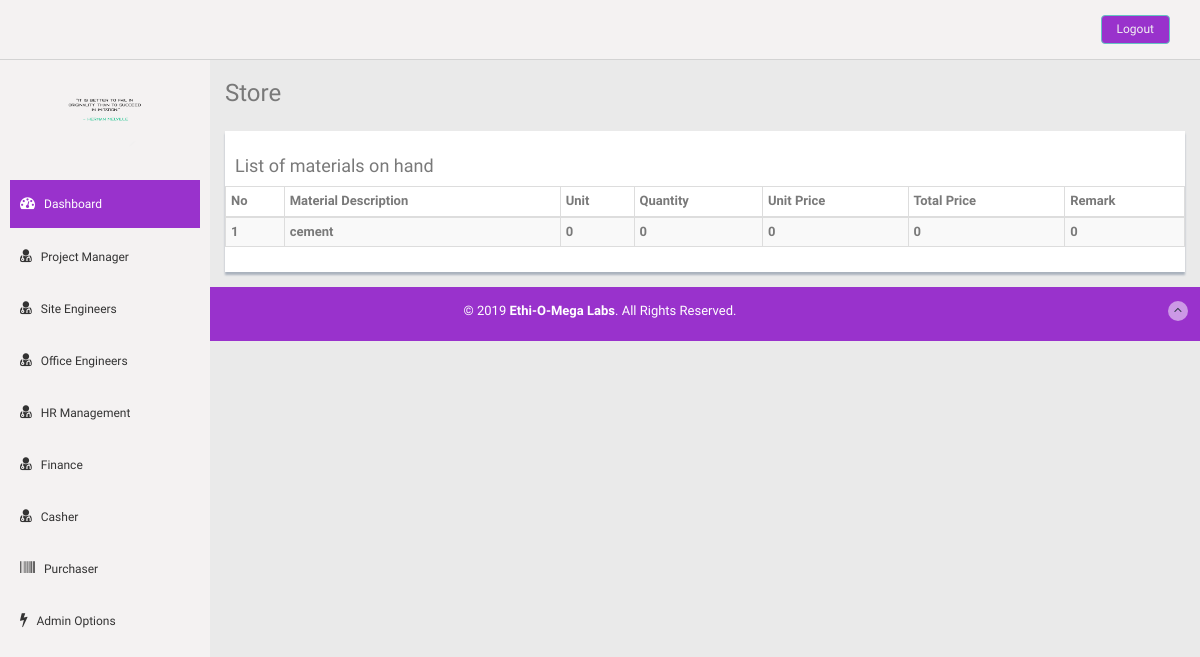
Screenshot of /store.php (signed in) with the database file from the repository.
### tables this page shows
CREATE TABLE `store` (
  `id` int(11) NOT NULL,
  `material_description` text NOT NULL,
  `unit` int(11) NOT NULL,
  `quantity` int(11) NOT NULL,
  `unit_price` int(11) NOT NULL,
  `total_price` int(11) NOT NULL,
  `remark` int(11) NOT NULL
);

### db_functions.php (called while the page is built, shortened)
<?php
class DB_Functions {
    private $db;
    function __construct() {
        $this->db = new DB_Connect();
        $this->db->connect();
    }
     public function store(){
         $connection = $this->db->connect();
         $result = mysqli_query($connection,"SELECT * FROM store");
         return $result;
     }
  }
?>

### store.php (the view, shortened to what this page needs)
<?php
if(isset($_SESSION["loggedin"]) == true) {
  $role=$_SESSION["role"];
?>
<!DOCTYPE html>
<html lang="en">
<head>
  <link href="lib/bootstrap/css/bootstrap.min.css" rel="stylesheet">
  <link href="lib/font-awesome/css/font-awesome.css" rel="stylesheet" />
  <link href="css/style.css" rel="stylesheet">
  <link href="css/style-responsive.css" rel="stylesheet">
  <link href="css/table-responsive.css" rel="stylesheet">
</head>
<body>
  <section id="container">
    <header class="header black-bg">
    <?php
        $rl="Inventory_officer";
          ?>
      <div class="top-menu">
        <ul class="nav pull-right top-menu">
            <li><a class="logout" href="login.php?id=0">Logout</a></li>
        </ul>
      </div>
    </header>
    <aside>
      <?php
       if($role==$rl){?>
      <aside>
      <div id="sidebar" class="nav-collapse ">
        <ul class="sidebar-menu" id="nav-accordion">
          <p class="centered">
              <svg width="100" height="100">
              <g>
              <circle cx="50" cy="50" r="50" fill="#fff"></circle>
              <text x="50%" y="70%" alignment-baseline="middle" text-anchor="middle" font-size="50" fill="black">    </text>
              </g>
              </svg>
              </a>
          </p>
          <h5 class="centered">  </h5>
          <center><p><span class="label label-success"> </span></p></center>
          <li class="sub-menu">
            <a href="index.php">
              <i class="fa fa-dashboard"></i>
              <span>Dashboard</span>
            </a>
          </li>
          <li class="sub-menu">
            <a href="store.php">
              <i class="fa fa-stores"></i>
              <span>Store</span>
              </a>
          </li>
          <li class="sub-menu">
            <a href="inventory_record.php">
              <i class="fa fa-record"></i>
              <span>Inventory Record</span>
              </a>
          </li>
          <li class="sub-menu">
            <a href="javascript:;">
              <i class="fa fa-tasks"></i>
              <span>Report Center</span>
              </a>
          </li>
        </ul>
      </div>
    </aside>
      <?php }else{?>
        <div id="sidebar" class="nav-collapse ">
        <ul class="sidebar-menu" id="nav-accordion">
          <p class="centered"><a href="profile.html"><img src="img/1.png" class="img-circle" width="80"></a></p>
          <li class="mt">
            <a class="active" href="index.php">
              <i class="fa fa-dashboard"></i>
              <span>Dashboard</span>
              </a>
          </li>
          <li class="sub-menu">
            <a href="index.php">
              <i class="fa fa-user-md"></i>
              <span>Project Manager</span>
              </a>
          </li>
		  <li class="sub-menu">
            <a href="index.php">
              <i class="fa fa-user-md"></i>
              <span>Site Engineers</span>
              </a>
          </li>
		  <li class="sub-menu">
            <a href="index.php">
              <i class="fa fa-user-md"></i>
              <span>Office Engineers</span>
              </a>
          </li>
		  <li class="sub-menu">
            <a href="index.php">
              <i class="fa fa-user-md"></i>
              <span>HR Management</span>
              </a>
          </li>
		  <li class="sub-menu">
            <a href="index.php">
              <i class="fa fa-user-md"></i>
              <span>Finance</span>
              </a>
          </li>
		  <li class="sub-menu">
            <a href="index.php">
              <i class="fa fa-user-md"></i>
              <span>Casher</span>
              </a>
          </li>
          <li class="sub-menu">
            <a href="javascript:;">
              <i class="fa fa-barcode"></i>
              <span>Purchaser</span>
              </a>
          </li>
          <li class="sub-menu">
            <a href="javascript:;">
              <i class="fa fa-flash"></i>
              <span>Admin Options</span>
              </a>
          </li>
        </ul>
       </div>
      <?php }
      ?>
    </aside>
    <section id="main-content">
      <section class="wrapper">
        <h3>Store</h3>
        <div class="row mt">
          <div class="col-lg-12">
            <div class="content-panel">
              <h4>List of materials on hand</h4>
              <section id="no-more-tables">
              <form action="" method="POST">
                <table class="table table-bordered table-striped table-condensed cf">
                  <thead class="cf">
                    <tr>
                            <th> No</th>
                            <th> Material Description</th>
                            <th>Unit</th>
                            <th>Quantity</th>
                            <th>Unit Price</th>
                            <th>Total Price</th>
                            <th>Remark</th>
                    </tr>
                  </thead>
                  <tbody>
                  <?php
                           include_once 'db_functions.php';
                           $db = new DB_Functions();
                           $res = $db->store();
                             if($res) {
                             $found_user = mysqli_num_rows($res);
                              if($found_user > 0) {
                                $i=0;
                                ?>
                                <?php while($row = mysqli_fetch_array($res)) {
                                  $j=$i+1;
                                    ?>
                                  <tr>
                                    <th> <?php echo  $j; ?></th>
                                    <th><?php echo $row["material_description"]; ?></th>
                                    <th><?php echo $row["unit"]; ?></th>
                                    <th><?php echo $row["quantity"]; ?></th>
                                    <th><?php echo $row["unit_price"]; ?></th>
                                    <th><?php echo $row["total_price"]; ?></th>
                                    <th><?php echo $row["remark"]; ?></th>
                                    <?php $i++; ?>
                    </tr>
                    <?php
                                }
                             }
                            }
                              ?>
                  </tbody>
                </table>
               </form>
              </section>
            </div>
          </div>
        </div>
      </section>
    </section>
    <footer class="site-footer">
      <div class="text-center">
        <p>
          &copy; 2019 <strong>Ethi-O-Mega Labs</strong>. All Rights Reserved.
        </p>
        <a href="store.php#" class="go-top">
          <i class="fa fa-angle-up"></i>
          </a>
      </div>
    </footer>
  </section>
</body>
</html>
<?php
} else {
  header("Location: login.php");
}
?>

### css/style.css (style rules this page uses)
body { color: #797979; background: #eaeaea; font-family: 'Ruda', sans-serif; padding: 0px !important; margin: 0px !important; font-size:13px; }
ul li { list-style: none; }
a, a:hover, a:focus { text-decoration: none; outline: none; }
#container { width: 100%; height: 100%; }
.centered { text-align: center; }
.mt { margin-top: 25px; }
ul.top-menu > li > .logout { color: #f2f2f2; font-size: 12px; border-radius: 4px; -webkit-border-radius: 4px; border: 1px solid #64c3c2 !important; padding: 5px 15px; margin-right: 15px; background: #9932CC; margin-top: 15px; }
#sidebar { width: 210px; height: 100%; position: fixed; background: #f4f2f2; }
#sidebar ul li { position: relative; }
ul.sidebar-menu , ul.sidebar-menu li ul.sub { margin: -2px 0 0; padding: 0; }
ul.sidebar-menu { margin-top: 75px; }
ul.sidebar-menu li { margin-bottom: 5px; margin-left:10px; margin-right:10px; }
ul.sidebar-menu li.sub-menu { line-height: 15px; }
ul.sidebar-menu li a span { display: inline-block; }
ul.sidebar-menu li a { color: #333333; text-decoration: none; display: block; padding: 15px 0 15px 10px; font-size: 12px; outline: none; -webkit-transition: all 0.3s ease; -moz-transition: all 0.3s ease; -o-transition: all 0.3s ease; -ms-transition: all 0.3s ease; transition: all 0.3s ease; }
ul.sidebar-menu li a.active, ul.sidebar-menu li a:hover, ul.sidebar-menu li a:focus { background: #9932CC; color: #fff; display: block; -webkit-transition: all 0.3s ease; -moz-transition: all 0.3s ease; -o-transition: all 0.3s ease; -ms-transition: all 0.3s ease; transition: all 0.3s ease; }
ul.sidebar-menu li a i { font-size: 15px; padding-right: 6px; }
ul.sidebar-menu li a.active i { color: #fff; }
#main-content { margin-left: 210px; }
.header, .footer { min-height: 60px; padding: 0 15px; }
.header { position: fixed; left: 0; right: 0; z-index: 1002; }
.black-bg { background: #f4f2f2; border-bottom: 1px solid lightgray; }
.wrapper { display: inline-block; margin-top: 60px; padding-left: 15px; padding-right: 15px; padding-bottom: 15px; padding-top: 0px; width: 100%; }
#top_menu .nav > li, ul.top-menu > li { float: left; }
ul.top-menu > li > a { color: #666666; font-size: 16px; border-radius: 4px; -webkit-border-radius: 4px; border:1px solid #666666 !important; padding: 2px 6px; margin-right: 15px; }
.content-panel { background: #ffffff; box-shadow: 0px 3px 2px #aab2bd; padding-top: 15px; padding-bottom: 5px; }
.content-panel h4 { margin-left: 10px; }
.site-footer { background: #9932CC; color: #fff; padding: 15px 0; }
.site-footer p { margin-bottom: 5px; }
.go-top { margin-right: 1%; margin-top: -25px; float: right; background: rgba(255,255,255,.5); width: 20px; height: 20px; border-radius: 50%; -webkit-border-radius: 50%; }
.go-top i { color: #2A3542; }

### rows the page displays
store: j "1", material_description "cement", unit "0", quantity "0", unit_price "0", total_price "0", remark "0"
